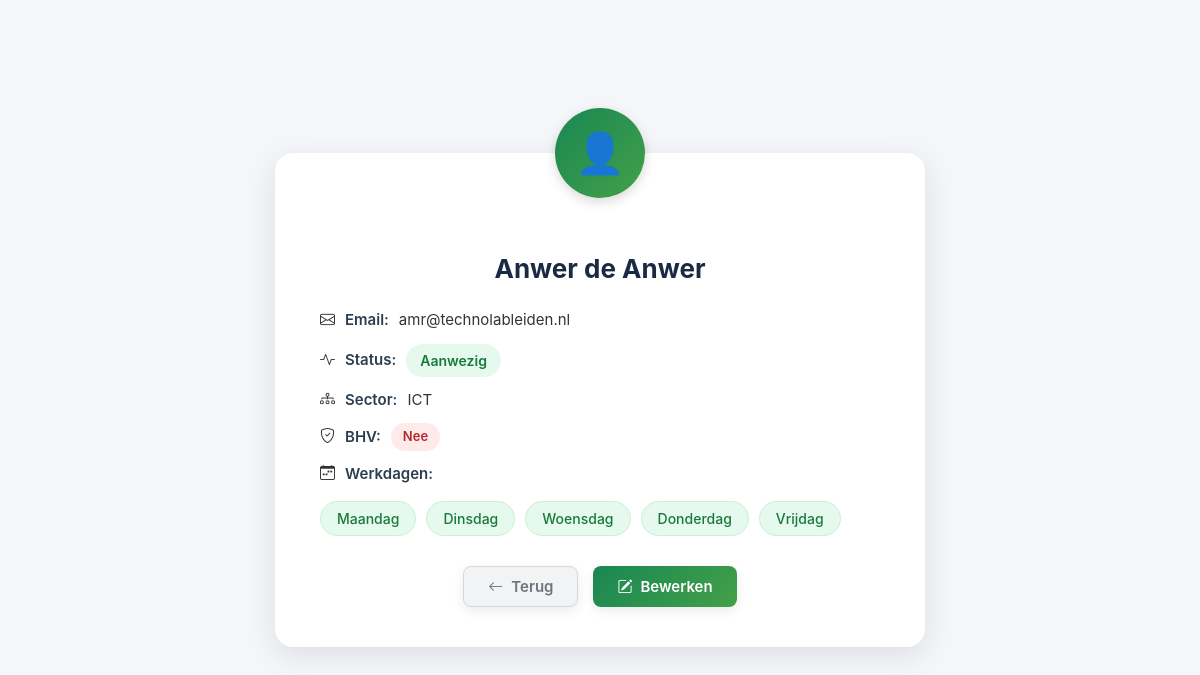
The page /details.php?id=22 on the database as committed earlier.
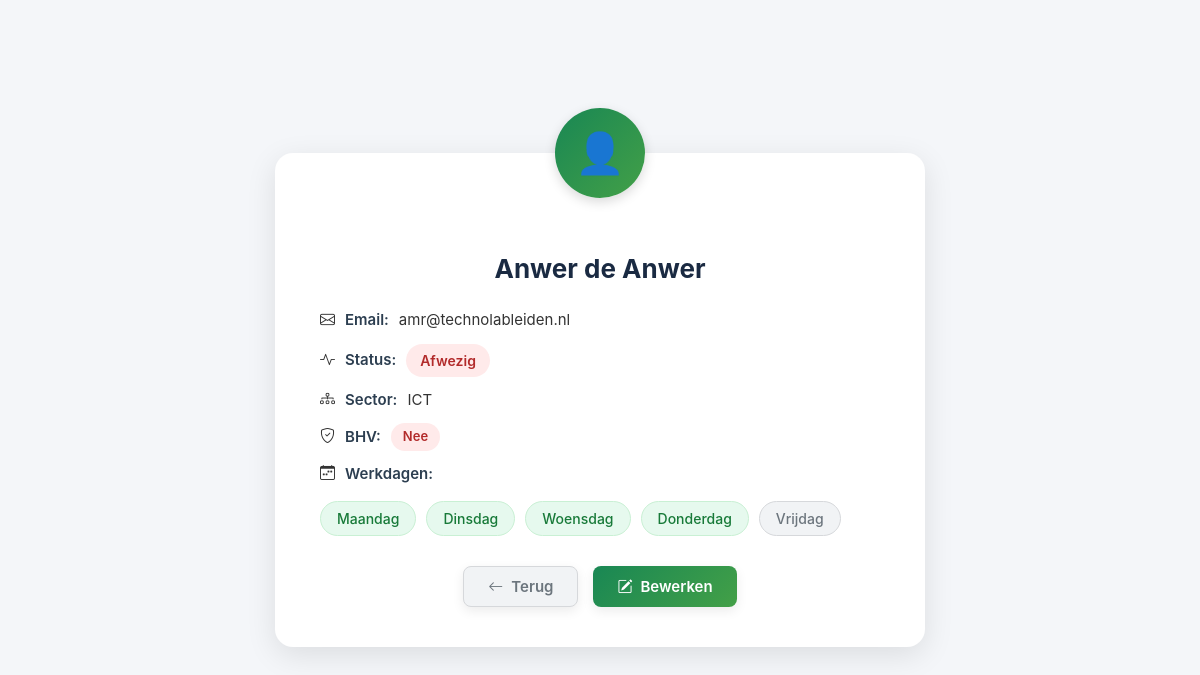
The same page on the database as committed later.
### tables this page shows
CREATE TABLE `werknemers` (
  `id` int(11) NOT NULL,
  `voornaam` varchar(50) NOT NULL,
  `tussenvoegsel` varchar(20) DEFAULT NULL,
  `achternaam` varchar(50) NOT NULL,
  `email` varchar(100) NOT NULL,
  `werkdag_ma` tinyint(1) DEFAULT 0,
  `werkdag_di` tinyint(1) DEFAULT 0,
  `werkdag_wo` tinyint(1) DEFAULT 0,
  `werkdag_do` tinyint(1) DEFAULT 0,
  `werkdag_vr` tinyint(1) DEFAULT 0,
  `sector` varchar(50) NOT NULL,
  `BHV` tinyint(1) DEFAULT 0,
  `status` enum('Ziek','Aanwezig','Op de school','Afwezig','Eefetjes Afwezig') DEFAULT 'Aanwezig',
  `status_ma` enum('Aanwezig','Afwezig','Ziek','Op de school','Eefetjes Afwezig') DEFAULT 'Afwezig',
  `status_di` enum('Aanwezig','Afwezig','Ziek','Op de school','Eefetjes Afwezig') DEFAULT 'Afwezig',
  `status_wo` enum('Aanwezig','Afwezig','Ziek','Op de school','Eefetjes Afwezig') DEFAULT 'Afwezig',
  `status_do` enum('Aanwezig','Afwezig','Ziek','Op de school','Eefetjes Afwezig') DEFAULT 'Afwezig',
  `status_vr` enum('Aanwezig','Afwezig','Ziek','Op de school','Eefetjes Afwezig') DEFAULT 'Afwezig',
  `duur_afwezig` int(11) DEFAULT 0
);

### details.php (the view, shortened to what this page needs)
<?php
try {
    $db = new PDO("mysql:host=localhost;dbname=technolab-dashboard", "root", "");
    $db->setAttribute(PDO::ATTR_ERRMODE, PDO::ERRMODE_EXCEPTION);
} catch (PDOException $e) {
    die("Fout!: " . $e->getMessage());
}
$id = (int) $_GET['id'];
$stmt = $db->prepare("SELECT * FROM werknemers WHERE id = :id");
$stmt->execute([':id' => $id]);
$werknemer = $stmt->fetch(PDO::FETCH_ASSOC);
$volledigeNaam = $werknemer['voornaam'];
if (!empty($werknemer['tussenvoegsel'])) {
    $volledigeNaam .= ' ' . $werknemer['tussenvoegsel'];
}
$volledigeNaam .= ' ' . $werknemer['achternaam'];
$dagen = [
    'ma' => 'Maandag',
    'di' => 'Dinsdag',
    'wo' => 'Woensdag',
    'do' => 'Donderdag',
    'vr' => 'Vrijdag'
];
?>
<!DOCTYPE html>
<html lang="nl">
<head>
    <link rel="stylesheet" href="css/details.css">
    <link href="https://cdn.jsdelivr.net/npm/bootstrap-icons@1.11.1/font/bootstrap-icons.css" rel="stylesheet">
</head>
<body>
    <div class="card">
        <h2><?= htmlspecialchars($volledigeNaam) ?></h2>
        <p><i class="bi bi-envelope"></i> <strong>Email:</strong> <?= htmlspecialchars($werknemer['email']) ?></p>
        <p>
            <i class="bi bi-activity"></i> <strong>Status:</strong>
            <span class="status
                <?= $werknemer['status'] === 'Aanwezig' ? 'status-aanwezig' : '' ?>
                <?= $werknemer['status'] === 'Afwezig' ? 'status-afwezig' : '' ?>
                <?= $werknemer['status'] === 'Ziek' ? 'status-ziek' : '' ?>
                <?= $werknemer['status'] === 'Op de school' ? 'status-opdeschool' : '' ?>
                <?= $werknemer['status'] === 'Eefetjes Afwezig' ? 'status-eefetjes' : '' ?>
            ">
                <?= htmlspecialchars($werknemer['status']) ?>
            </span>
        </p>
        <p><i class="bi bi-diagram-3"></i> <strong>Sector:</strong> <?= htmlspecialchars($werknemer['sector']) ?></p>
        <p>
            <i class="bi bi-shield-check"></i> <strong>BHV:</strong>
            <span class="bhv <?= $werknemer['BHV'] ? 'bhv-ja' : 'bhv-nee' ?>">
                <?= $werknemer['BHV'] ? 'Ja' : 'Nee' ?>
            </span>
        </p>
        <p><i class="bi bi-calendar-week"></i> <strong>Werkdagen:</strong></p>
        <div class="werkdagen">
            <?php foreach ($dagen as $afkorting => $naam): ?>
                <?php $isWerkdag = $werknemer['werkdag_' . $afkorting]; ?>
                <span class="werkdag <?= $isWerkdag ? 'active' : 'inactive' ?>">
                    <?= htmlspecialchars($naam) ?>
                </span>
            <?php endforeach; ?>
        </div>
        <div class="button-group">
            <a href="dagplanning.php" class="btn btn-back"><i class="bi bi-arrow-left"></i> Terug</a>
            <a href="update.php?id=<?= $werknemer['id'] ?>" class="btn btn-edit"><i class="bi bi-pencil-square"></i> Bewerken</a>
        </div>
    </div>
</body>
</html>

### css/details.css (style rules this page uses)
body { font-family: "Inter", "Segoe UI", Tahoma, sans-serif; margin: 0; background: #f4f6f9; display: flex; justify-content: center; align-items: center; min-height: 100vh; color: #333; }
.card { background: #fff; padding: 40px 45px; border-radius: 18px; box-shadow: 0 8px 30px rgba(0,0,0,0.1); max-width: 560px; width: 100%; text-align: center; position: relative; animation: fadeIn 0.5s ease-in-out; }
.card::before { content: "👤"; font-size: 40px; width: 90px; height: 90px; line-height: 90px; border-radius: 50%; background: linear-gradient(135deg, #198754, #43a047); color: #fff; font-weight: bold; position: absolute; top: -45px; left: 50%; transform: translateX(-50%); display: flex; align-items: center; justify-content: center; box-shadow: 0 4px 12px rgba(0,0,0,0.15); }
.card h2 { margin-top: 60px; font-size: 26px; color: #1a2a42; margin-bottom: 25px; font-weight: 700; }
.card p { margin: 12px 0; font-size: 15px; line-height: 1.5; text-align: left; display: flex; align-items: center; gap: 10px; }
.card strong { color: #2c3e50; font-weight: 600; }
.status { font-weight: 600; padding: 6px 14px; border-radius: 30px; font-size: 14px; }
.status-afwezig { background: #ffeaea; color: #b22a2a; }
.bhv { font-weight: 600; padding: 4px 12px; border-radius: 20px; font-size: 13px; }
.bhv-nee { background: #ffeaea; color: #b22a2a; }
.werkdagen { margin-top: 16px; display: flex; flex-wrap: wrap; gap: 10px; justify-content: flex-start; }
.werkdag { padding: 8px 16px; border-radius: 30px; font-size: 14px; font-weight: 500; transition: transform 0.2s ease, box-shadow 0.2s ease; cursor: default; }
.werkdag.active { background: #e6f9ee; color: #187a39; border: 1px solid #c9f0d4; }
.werkdag.inactive { background: #f1f3f5; color: #6c757d; border: 1px solid #d6d8db; }
.button-group { margin-top: 30px; display: flex; justify-content: center; gap: 15px; flex-wrap: wrap; }
.btn { padding: 10px 24px; border-radius: 8px; font-weight: 600; font-size: 15px; display: inline-flex; align-items: center; gap: 8px; text-decoration: none; transition: all 0.25s ease; box-shadow: 0 4px 12px rgba(0,0,0,0.08); }
.btn-back { background: #f1f3f5; color: #6c757d; border: 1px solid #d6d8db; }
.btn-edit { background: linear-gradient(135deg, #198754, #43a047); color: #fff; border: none; }
.status-aanwezig { background: #e6f9ee; color: #187a39; }

Rows that differ between the two databases and show on the page:
changed werknemers "Anwer de Anwer": status "Aanwezig" → "Afwezig"; werkdag_vr 1 → 0 (drawn)
